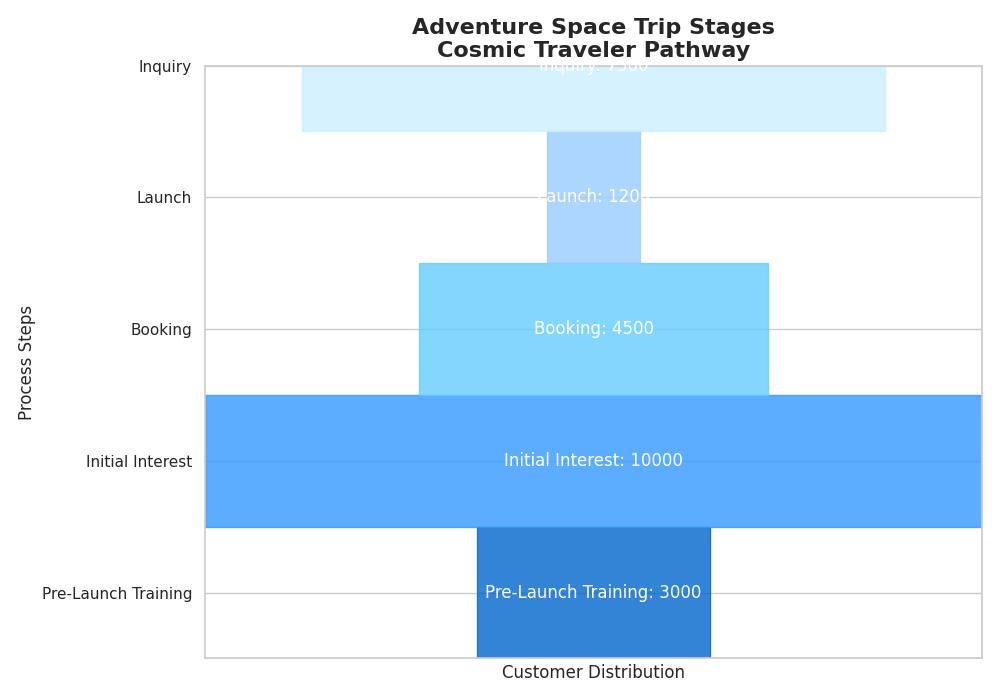

The script that drew this image:
import matplotlib.pyplot as plt
import matplotlib.patches as patches
import numpy as np

# Data for the funnel stages
stages = ["Inquiry", "Launch", "Booking", "Initial Interest", "Pre-Launch Training"]
customers = np.array([7500, 1200, 4500, 10000, 3000])

# Normalize data for funnel width
funnel_widths = customers / float(max(customers))

# Reverse data order for plotting from top to bottom
stages = stages[::-1]
funnel_widths = funnel_widths[::-1]

# Define colors for the stages
colors = ['#0066cc', '#3399ff', '#66ccff', '#99ccff', '#cceeff']

# Create figure and axes
fig, ax = plt.subplots(figsize=(10, 7))

# Plotting the funnel using trapezoids
for i in range(len(stages)):
    x1 = -funnel_widths[i] / 2
    x2 = funnel_widths[i] / 2
    y1 = i
    y2 = i + 1
    ax.add_patch(patches.Rectangle((x1, y1), funnel_widths[i], 1, color=colors[i], alpha=0.8))

    # Annotate the stage name and customer count
    ax.text(0, i + 0.5, f"{stages[i]}: {customers[::-1][i]}", fontsize=12, va='center', ha='center', color='white')

# Title and labels
plt.title("Adventure Space Trip Stages\nCosmic Traveler Pathway", fontsize=16, fontweight='bold')
plt.xlabel('Customer Distribution', fontsize=12)
plt.ylabel('Process Steps', fontsize=12)

# Adjust y-ticks
plt.yticks(np.arange(0.5, len(stages) + 0.5), stages)

# Hide x-ticks and set limits
plt.xticks([])
plt.xlim([-0.5, 0.5])

# Ensure layout is optimal
plt.tight_layout()

# Show plot
plt.show()
